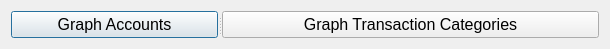
<?xml version="1.0" encoding="UTF-8"?>
<ui version="4.0">
 <class>Dialog</class>
 <widget class="QDialog" name="Dialog">
  <property name="geometry">
   <rect>
    <x>0</x>
    <y>0</y>
    <width>610</width>
    <height>45</height>
   </rect>
  </property>
  <property name="windowTitle">
   <string>Graphing Window</string>
  </property>
  <layout class="QVBoxLayout" name="verticalLayout">
   <item>
    <widget class="QSplitter" name="splitter">
     <property name="orientation">
      <enum>Qt::Horizontal</enum>
     </property>
     <widget class="QPushButton" name="pushButton_graph_accounts">
      <property name="font">
       <font>
        <pointsize>12</pointsize>
       </font>
      </property>
      <property name="text">
       <string>Graph Accounts</string>
      </property>
     </widget>
     <widget class="QPushButton" name="pushButton_graph_transaciton_categories">
      <property name="font">
       <font>
        <pointsize>12</pointsize>
       </font>
      </property>
      <property name="text">
       <string>Graph Transaction Categories</string>
      </property>
     </widget>
    </widget>
   </item>
  </layout>
 </widget>
 <resources/>
 <connections/>
</ui>
